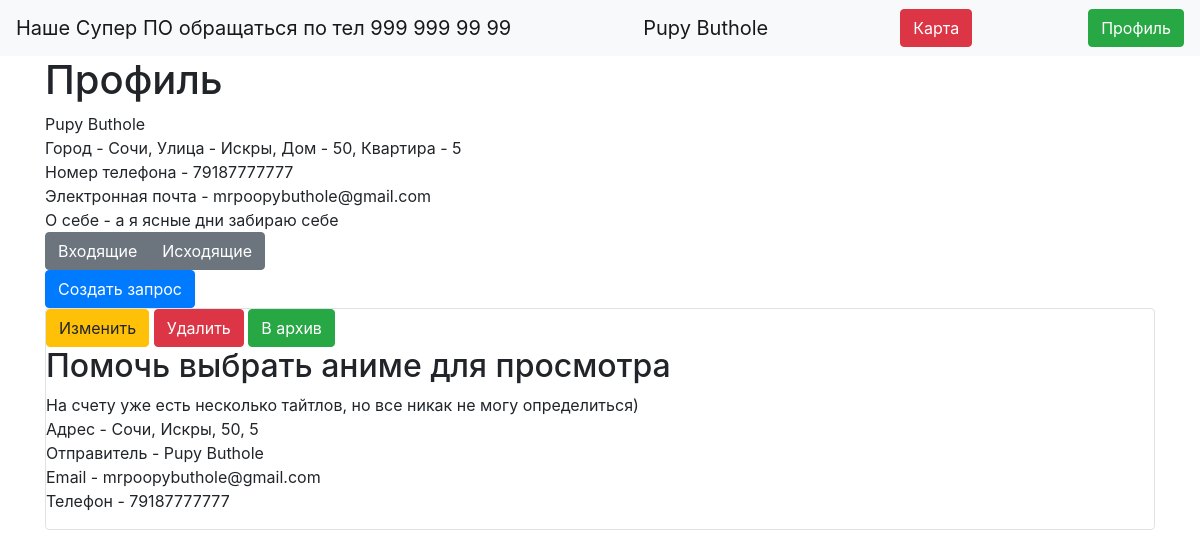
/profile (signed in), run on the app's committed database.
### data/users.py (models this page shows, shortened)
class User(SqlAlchemyBase, UserMixin):
    __tablename__ = 'users'
    id = sqlalchemy.Column(sqlalchemy.Integer,
                           primary_key=True, autoincrement=True)
    surname = sqlalchemy.Column(sqlalchemy.String, nullable=True)
    name = sqlalchemy.Column(sqlalchemy.String, nullable=True)
    address = sqlalchemy.Column(sqlalchemy.JSON, nullable=True)
    telephone_number = sqlalchemy.Column(sqlalchemy.Integer, nullable=True)
    email = sqlalchemy.Column(sqlalchemy.String,
                              index=True, unique=True, nullable=True)
    about = sqlalchemy.Column(sqlalchemy.String, nullable=True)
    hashed_password = sqlalchemy.Column(sqlalchemy.String, nullable=True)

### data/requests.py (models this page shows)
class Request(SqlAlchemyBase):
    __tablename__ = 'requests'
    id = sqlalchemy.Column(sqlalchemy.Integer,
                           primary_key=True, autoincrement=True)
    name = sqlalchemy.Column(sqlalchemy.String, nullable=True)
    description = sqlalchemy.Column(sqlalchemy.String, nullable=True)
    address = sqlalchemy.Column(sqlalchemy.String, nullable=True)
    sender_id = sqlalchemy.Column(sqlalchemy.Integer, sqlalchemy.ForeignKey("users.id"))
    provider_id = sqlalchemy.Column(sqlalchemy.Integer, sqlalchemy.ForeignKey("users.id"))
    is_active = sqlalchemy.Column(sqlalchemy.Boolean, default=False)

### main.py (the view)
@app.route("/profile")
def profile():
    global flag_1
    session = db_session.create_session()
    requests_users = []
    if flag_1:
        requests = get_outgoing_requests(current_user)
        for request in requests:
            user = session.query(User).filter(User.id == request.sender_id).first()
            requests_users.append((request, user))
    else:
        requests = get_ingoing_requests(current_user)
        for request in requests:
            user = session.query(User).filter(User.id == request.sender_id).first()
            requests_users.append((request, user))
    return render_template("profile.html", requests=requests_users, flag=flag_1)

### data/db_session.py (called while the page is built)
def create_session() -> Session:
    global __factory
    return __factory()

### main.py (called while the page is built)
@login_manager.user_loader
def load_user(user_id):
    session = db_session.create_session()
    return session.query(User).get(user_id)

def get_outgoing_requests(user):
    session = db_session.create_session()
    return session.query(Request).filter(Request.sender_id == user.id).all()

### templates/profile.html (shortened to what this page needs)
{% extends "base.html" %}
{% block content %}
<h1>Профиль</h1>
<div class="col-md8">
    <div>{{current_user.name + " " + current_user.surname}}</div>
    <div>Город - {{ current_user.address["city"] }}, Улица - {{ current_user.address["street"] }}, Дом - {{
        current_user.address["building"] }}, Квартира - {{ current_user.address["flat"] }}
    </div>
    <div>Номер телефона - {{ current_user.telephone_number }}</div>
    <div>Электронная почта - {{ current_user.email }}</div>
    <div>О себе - {{ current_user.about }}</div>
</div>
<div class="btn-group" role="group" aria-label="Basic example">
    <a class="btn btn-secondary" href="/profile/switch/ingoing">Входящие</a>
    <a type="button" class="btn btn-secondary" href="/profile/switch/outgoing">Исходящие</a>
</div>
<div>
    <a type="button" class="btn btn-primary" href="/request">Создать запрос</a>
</div>
{% for item, user in requests %}
<div class="col-md6 border rounded">
    {% if current_user.is_authenticated and flag and item.is_active%}
        <a href="/request/{{ item.id }}" class="btn btn-warning">Изменить</a>
        <a href="/request_delete/{{ item.id }}" class="btn btn-danger">Удалить</a>
        <a href="/request_deactivate/{{ item.id }}" class="btn btn-success">В архив</a>
        <h2>{{item.name}}</h2>
    <div>
        {{item.description}}
    </div>
    <div>
        <p>Адрес - {{item.address}}<br>
        Отправитель - {{user.name + " " + user.surname}}<br>
        Email - {{user.email}}<br>
        Телефон - {{user.telephone_number}}</p>
    </div>
    {% endif %}
</div>
{% endfor %}
{% endblock %}

### templates/base.html (shortened to what this page needs)
<!doctype html>
<html lang="en">
<head>
    <link rel="stylesheet"
          href="https://stackpath.bootstrapcdn.com/bootstrap/4.4.1/css/bootstrap.min.css"
>
</head>
<body>
<header>
    <nav class="navbar navbar-light bg-light">
        <a class="navbar-brand" href="#">Наше Супер ПО обращаться по тел 999 999 99 99</a>
        {% if current_user.is_authenticated %}
        <a class="navbar-brand" href="/logout">{{ current_user.name + " " + current_user.surname}}</a>
        <a class="btn btn-danger" href="/map">Карта</a>
        <a class="btn btn-success" href="/profile">Профиль</a>
        {% else %}
        <p>
        <a class="btn btn-primary " href="/register">Зарегистрироваться</a>
        <a class="btn btn-success" href="/login">Войти</a>
        </p>
{% endif %}
    </nav>
</header>
<main role="main" class="container">
    {% block content %}{% endblock %}
</main>
</body>
</html>

### data on the page
User: name+surname "Pupy Buthole", address.city "Сочи", address.street "Искры", address.building "50", address.flat "5", telephone_number "79187777777", email "mrpoopybuthole@gmail.com", about "а я ясные дни забираю себе"
Request: name "Помочь выбрать аниме для просмотра", description "На счету уже есть несколько тайтлов, но все никак не могу определиться)", address "Сочи, Искры, 50, 5", surname "Pupy Buthole", email "mrpoopybuthole@gmail.com", telephone_number "79187777777"
